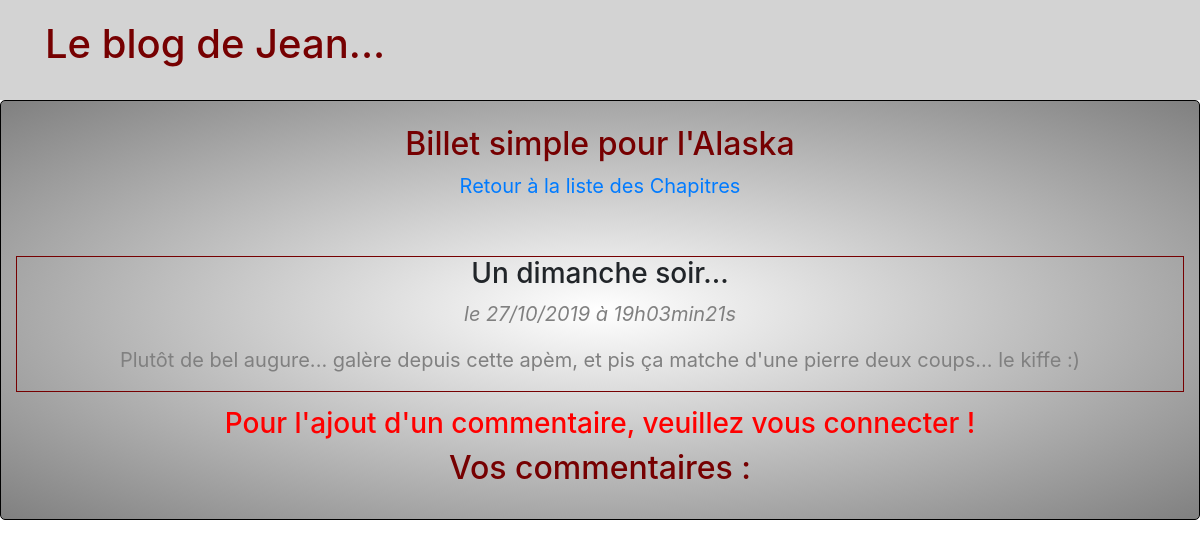
The app's page /index.php?action=post&id=37 with its own data.
### tables this page shows
CREATE TABLE IF NOT EXISTS `posts` (
  `id` int(11) NOT NULL AUTO_INCREMENT,
  `title` varchar(70) NOT NULL,
  `content` text NOT NULL,
  `creation_date` datetime NOT NULL,
  PRIMARY KEY (`id`)
);

### controller/frontend.php (called while the page is built, shortened)
<?php
require_once('model/PostManager.php');
function post()
{
	$postManager = new PostManager();
	$post = $postManager->getPost($_GET['id']);
	require('view/frontend/postView.php');
}

### model/postManager.php (called while the page is built, shortened)
<?php
class PostManager extends Manager
{
	public function getPost($postId)
	{
		$db = $this->dbConnect();
		$req = $db->prepare('SELECT id, title, content, DATE_FORMAT(creation_date, \'%d/%m/%Y à %Hh%imin%ss\') AS creation_date_fr FROM posts WHERE id = ?');
		$req->execute(array($postId));
		$post = $req->fetch();
		return $post;
	}
}

### view/frontend/postView.php (the view, shortened to what this page needs)
 <div class="vuChapComment">
      <div align="center"><br>
         <h2>Billet simple pour l'Alaska</h2>
         <p><a href="index.php?action=listPosts">Retour à la liste des Chapitres</a></p><br>
         <div class="news">
         	<h3>
         		<?= ($post['title']) ?>
            </h3>
                <p><em> le <?= $post['creation_date_fr'] ?></em></p>
         	<p>
         		<?= nl2br($post['content']) ?>
         	</p>
         </div>
                <?php  if(isset($_SESSION['id'])) { ?>
                <h2>Mon commentaire :</h2><br/>
         <form action="index.php?action=addComment&amp;id=<?=$post['id'] ?>"method="post">
             <div>
                 <textarea id="comment" name="comment" placeholder="Votre texte"></textarea>
             </div><br>
             <div>
             <button type="submit"class="btn btn-primary">J'envoie mon commentaire !</button><br><br>
             </div>
         </form>
        <?php
          }else{ echo '<h3 class="error">Pour l\'ajout d\'un commentaire, veuillez vous connecter !</h3>';
            }
          ?>
        <div>
            <h2>Vos commentaires :</h2><br>
        </div>
      </div>
  </div>
<?php require('template.php'); ?>

### public/css/style.css (style rules this page uses)
h1, h2 { color: #760001; }
p { font-size: 20px; color: grey; }
.news { border: 1px solid #760001; margin: 15px 15px 15px; }
.vuChapComment { background: radial-gradient(white,grey); border: 1px solid black; border-radius: 5px; }
.error { color: red; }

### records on screen
posts: title "Un dimanche soir...", content "Plutôt de bel augure... galère depuis cette apèm, et pis ça matche d'une pierre deux coups... le kiffe :)"

### other values on screen
$post['creation_date_fr'] "27/10/2019 à 19h03min21s"
